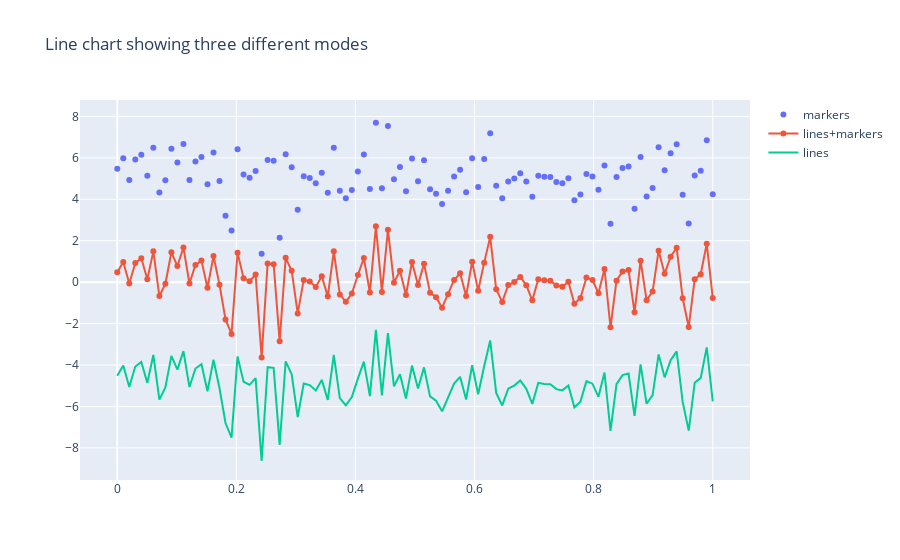

The notebook cell saved with this chart:
### Code cell
# 1000 values from the interval <0,1>, equidistantly divided
x_values = np.linspace(0, 1, 100)

# 100 sample from a standard normal distribution
y_values = np.random.randn(100)  

# create traces
trace0 = go.Scatter(
    x = x_values,
    y = y_values+5,
    mode = 'markers',
    name = 'markers'
)
trace1 = go.Scatter(
    x = x_values,
    y = y_values,
    mode = 'lines+markers',
    name = 'lines+markers'
)
trace2 = go.Scatter(
    x = x_values,
    y = y_values-5,
    mode = 'lines',
    name = 'lines'
)

# create the data
data = [trace0, trace1, trace2] # assign the traces to data

# create the layout
layout = go.Layout(
    title = 'Line chart showing three different modes'
)

# create the fig
fig = go.Figure(data=data, layout=layout)
fig.show()
